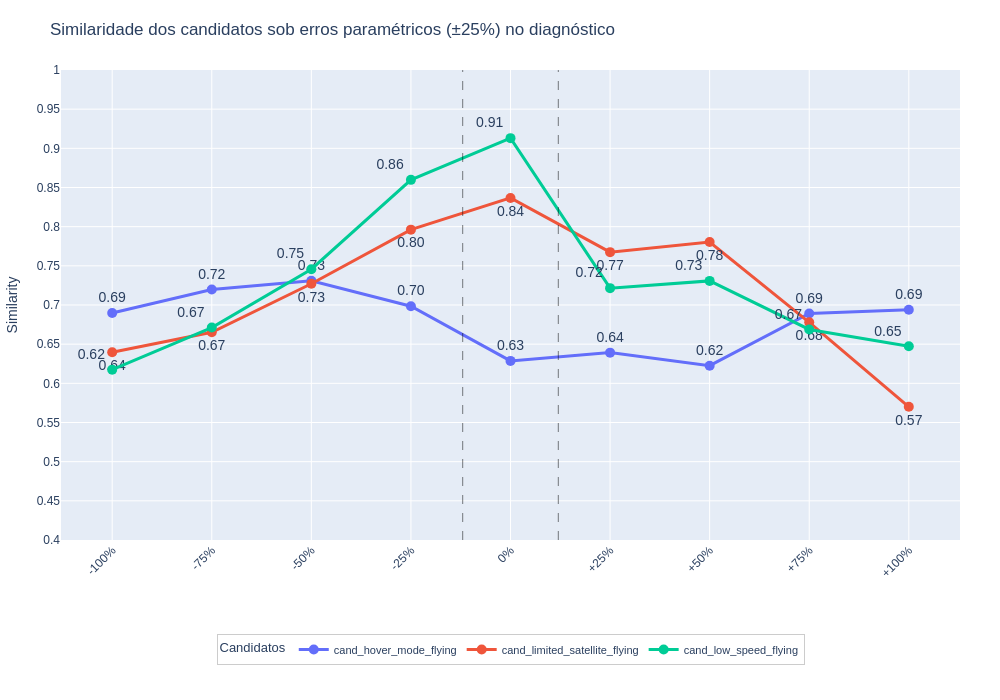

Notebook code cell kept with this figure:
### Code cell
import pandas as pd
import plotly.graph_objects as go

# Ordem dos diagnósticos no eixo X:
diagnosis_order = [
    "diagnosed_minus_100",
    "diagnosed_minus_75",
    "diagnosed_minus_50",
    "diagnosed_minus_25",
    "diagnosed_baseline",
    "diagnosed_plus_25",
    "diagnosed_plus_50",
    "diagnosed_plus_75",
    "diagnosed_plus_100",
]

# Rótulos bonitos para o eixo X (erro percentual)
error_labels = [
    "-100%", "-75%", "-50%", "-25%",
    "0%",
    "+25%", "+50%", "+75%", "+100%",
]

# Pivot: linhas = candidatos, colunas = diagnosticados, valores = similaridade
df_pivot = df.pivot(
    index="candidate_name",
    columns="diagnosed_name",
    values="similarity_result"
)

# Garante que só usamos as colunas na ordem desejada e que existem no df
cols_present = [col for col in diagnosis_order if col in df_pivot.columns]
df_pivot = df_pivot[cols_present]

fig = go.Figure()

# Posições alternadas para os textos de cada candidato
positions = ["top center", "bottom center", "top left", "bottom left"]

# Scatter + linhas com texto em todas as séries, mas posições alternadas
for i, cand in enumerate(df_pivot.index):
    similarity_vals = df_pivot.loc[cand].values
    similarity_texts = [f"{v:.2f}" for v in similarity_vals]

    fig.add_trace(go.Scatter(
        x=df_pivot.columns,
        y=similarity_vals,
        mode='lines+markers+text',
        name=str(cand),
        line=dict(width=3),
        marker=dict(size=10),
        text=similarity_texts,
        textposition=positions[i % len(positions)],  # alterna posição do texto
        textfont=dict(size=14),
    ))

# Índice do baseline na ordem efetivamente usada
baseline_name = "diagnosed_baseline"
if baseline_name in df_pivot.columns:
    baseline_idx = df_pivot.columns.tolist().index(baseline_name)

    # Linhas verticais tracejadas finas ao redor do baseline
    fig.add_vline(
        x=baseline_idx - 0.48,
        line_width=1,
        line_dash="dash",
        line_color="black",
        opacity=0.5,
        layer='above'
    )
    fig.add_vline(
        x=baseline_idx + 0.48,
        line_width=1,
        line_dash="dash",
        line_color="black",
        opacity=0.5,
        layer='above'
    )

fig.update_layout(
    title='Similaridade dos candidatos sob erros paramétricos (±25%) no diagnóstico',
    yaxis=dict(
        title='Similarity',
        range=[0.4, 1],   # limite mínimo 0.4 e máximo 1
        dtick=0.05
    ),
    xaxis=dict(
        tickangle=-45,
        categoryorder='array',
        categoryarray=df_pivot.columns.tolist(),
        tickvals=df_pivot.columns.tolist(),
        ticktext=error_labels[:len(df_pivot.columns)]
    ),
    width=1000,
    height=700,
    legend=dict(
        title="Candidatos",
        orientation="h",
        xanchor="center", x=0.5,
        yanchor="top",    y=-0.20,
        bgcolor="rgba(255,255,255,0.95)",
        bordercolor="#ccc",
        borderwidth=1,
        font=dict(size=11)
    ),
    margin=dict(l=40, r=40, t=70, b=160),
    font=dict(
        family="Arial",
        size=12
    )
)

fig.show()

### Figure 1 — Plotly figure (JSON) as saved in the notebook; plotly's stock layout.template omitted (floating-point values rounded to 4 significant figures)
{"data": [{"line": {"width": 3}, "marker": {"size": 10}, "mode": "lines+markers+text", "name": "cand_hover_mode_flying", "text": ["0.69", "0.72", "0.73", "0.70", "0.63", "0.64", "0.62", "0.69", "0.69"], "textfont": {"size": 14}, "textposition": "top center", "type": "scatter", "x": ["diagnosed_minus_100", "diagnosed_minus_75", "diagnosed_minus_50", "diagnosed_minus_25", "diagnosed_baseline", "diagnosed_plus_25", "diagnosed_plus_50", "diagnosed_plus_75", "diagnosed_plus_100"], "y": [0.6897, 0.7199, 0.7308, 0.6984, 0.6286, 0.6392, 0.6225, 0.6892, 0.6939]}, {"line": {"width": 3}, "marker": {"size": 10}, "mode": "lines+markers+text", "name": "cand_limited_satellite_flying", "text": ["0.64", "0.67", "0.73", "0.80", "0.84", "0.77", "0.78", "0.68", "0.57"], "textfont": {"size": 14}, "textposition": "bottom center", "type": "scatter", "x": ["diagnosed_minus_100", "diagnosed_minus_75", "diagnosed_minus_50", "diagnosed_minus_25", "diagnosed_baseline", "diagnosed_plus_25", "diagnosed_plus_50", "diagnosed_plus_75", "diagnosed_plus_100"], "y": [0.6397, 0.6652, 0.7271, 0.7962, 0.8367, 0.7675, 0.7804, 0.6779, 0.57]}, {"line": {"width": 3}, "marker": {"size": 10}, "mode": "lines+markers+text", "name": "cand_low_speed_flying", "text": ["0.62", "0.67", "0.75", "0.86", "0.91", "0.72", "0.73", "0.67", "0.65"], "textfont": {"size": 14}, "textposition": "top left", "type": "scatter", "x": ["diagnosed_minus_100", "diagnosed_minus_75", "diagnosed_minus_50", "diagnosed_minus_25", "diagnosed_baseline", "diagnosed_plus_25", "diagnosed_plus_50", "diagnosed_plus_75", "diagnosed_plus_100"], "y": [0.6175, 0.6712, 0.7457, 0.8598, 0.913, 0.7215, 0.7308, 0.6688, 0.6473]}], "layout": {"font": {"family": "Arial", "size": 12}, "height": 700, "legend": {"bgcolor": "rgba(255,255,255,0.95)", "bordercolor": "#ccc", "borderwidth": 1, "font": {"size": 11}, "orientation": "h", "title": {"text": "Candidatos"}, "x": 0.5, "xanchor": "center", "y": -0.2, "yanchor": "top"}, "margin": {"b": 160, "l": 40, "r": 40, "t": 70}, "shapes": [{"layer": "above", "line": {"color": "black", "dash": "dash", "width": 1}, "opacity": 0.5, "type": "line", "x0": 3.52, "x1": 3.52, "xref": "x", "y0": 0, "y1": 1, "yref": "y domain"}, {"layer": "above", "line": {"color": "black", "dash": "dash", "width": 1}, "opacity": 0.5, "type": "line", "x0": 4.48, "x1": 4.48, "xref": "x", "y0": 0, "y1": 1, "yref": "y domain"}], "title": {"text": "Similaridade dos candidatos sob erros paramétricos (±25%) no diagnóstico"}, "width": 1000, "xaxis": {"categoryarray": ["diagnosed_minus_100", "diagnosed_minus_75", "diagnosed_minus_50", "diagnosed_minus_25", "diagnosed_baseline", "diagnosed_plus_25", "diagnosed_plus_50", "diagnosed_plus_75", "diagnosed_plus_100"], "categoryorder": "array", "tickangle": -45, "ticktext": ["-100%", "-75%", "-50%", "-25%", "0%", "+25%", "+50%", "+75%", "+100%"], "tickvals": ["diagnosed_minus_100", "diagnosed_minus_75", "diagnosed_minus_50", "diagnosed_minus_25", "diagnosed_baseline", "diagnosed_plus_25", "diagnosed_plus_50", "diagnosed_plus_75", "diagnosed_plus_100"]}, "yaxis": {"dtick": 0.05, "range": [0.4, 1], "title": {"text": "Similarity"}}}}
